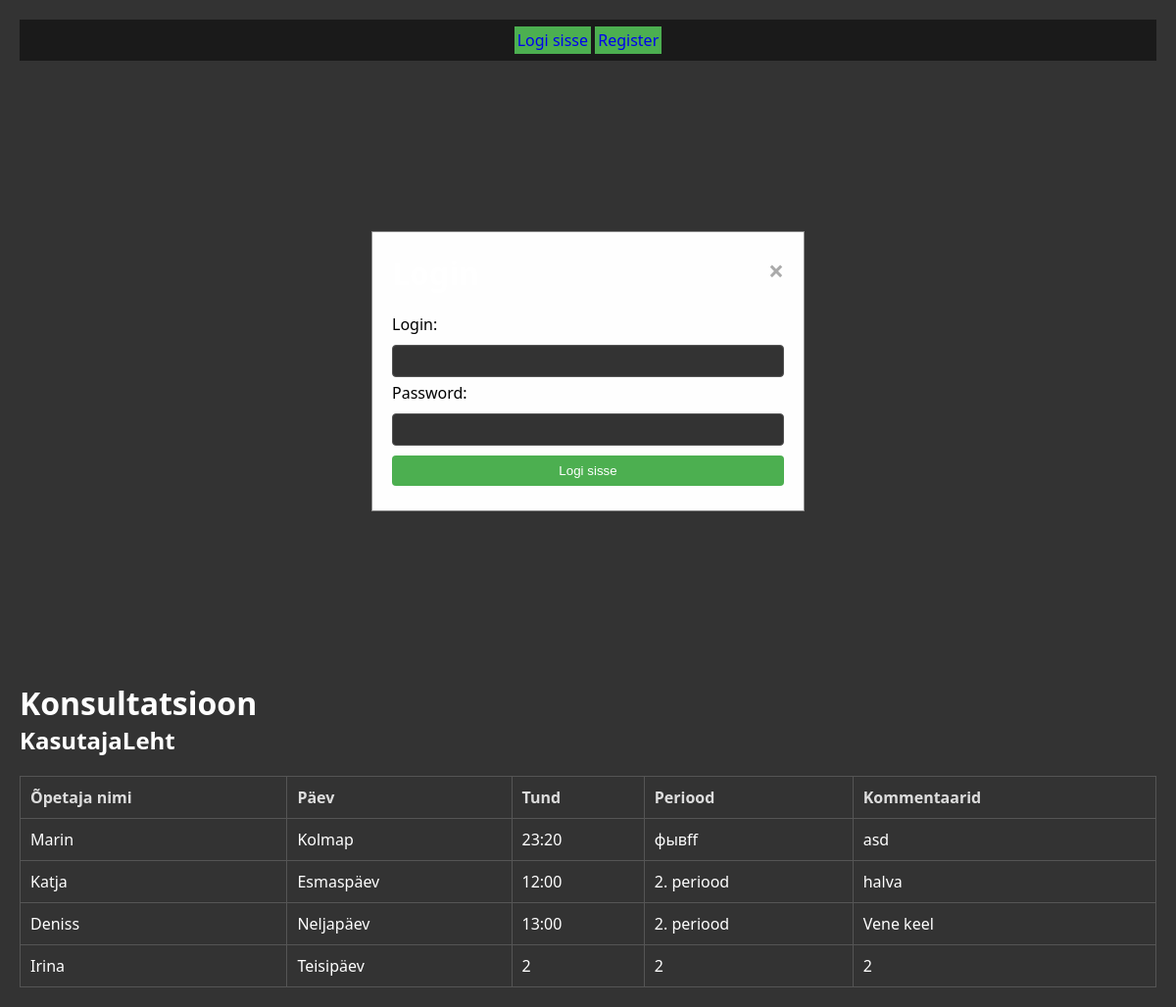
Screenshot of /kons/haldusleht.php with the database file from the repository.
### tables this page shows
CREATE TABLE `konsultatsioon` (
  `id` int(11) NOT NULL,
  `nimi` varchar(255) NOT NULL,
  `päev` varchar(50) NOT NULL,
  `tund` varchar(50) NOT NULL,
  `klassiruum` varchar(50) DEFAULT NULL,
  `periood` varchar(50) NOT NULL,
  `kommentaar` text DEFAULT NULL
);

### kons/haldusleht.php (the view, shortened to what this page needs)
<!doctype html>
<html lang="et">
<head>
    <link rel="stylesheet" href="style.css">
</head>
<body>
<header>
    <?php
    if (isset($_SESSION['kasutajanimi'])) {
        ?>
        <h1>Tere, <?= $_SESSION['kasutajanimi'] ?></h1>
        <a href="logout.php">Logi välja</a>
        <?php
    } else {
        ?>
        <a href="#" onclick="openModal()">Logi sisse</a>
        <a href="register.php">Register</a>
        <?php
    }
    ?>
</header>
<div id="loginModal" class="modal">
    <div class="modal-content">
        <span class="close" onclick="closeModal()">&times;</span>
        <h1>Login</h1>
        <form id="loginForm" action="login.php" method="post">
            <label for="login">Login:</label>
            <input type="text" name="login" required>
            <br>
            <label for="pass">Password:</label>
            <input type="password" name="pass" required>
            <br>
            <input type="submit" value="Logi sisse">
        </form>
    </div>
</div>
<h1>Konsultatsioon</h1>
<h2>KasutajaLeht</h2>
<table>
    <tr>
        <th>Õpetaja nimi</th>
        <th>Päev</th>
        <th>Tund</th>
        <th>Periood</th>
        <th>Kommentaarid</th>
    </tr>
    <?php
    global $yhendus;
    $kask = $yhendus->prepare("SELECT id, nimi, päev, tund, kommentaar, periood FROM konsultatsioon");
    $kask->bind_result($id, $nimi, $paev,$tund, $kommentaar, $periood);
    $kask->execute();
    while ($kask->fetch()) {
        echo "<tr>";
        echo "<td>" . $nimi . "</td>";
        echo "<td>" . $paev . "</td>";
        echo "<td>" . $tund . "</td>";
        echo "<td>" . $periood . "</td>";
        echo "<td>" . nl2br(htmlspecialchars($kommentaar)) . "</td>";
        echo "</tr>";
    }
    ?>
</table>
</body>
</html>

### kons/style.css (style rules this page uses)
* { margin: 0; padding: 0; }
body { font-family: 'Segoe UI', Tahoma, Geneva, Verdana, sans-serif; background-color: #333; color: white; margin: 20px; }
header { background-color: #1a1a1a; padding: 10px; text-align: center; color: #ddd; }
a { padding: 3px; background-color: #4caf50; text-decoration: none; }
form { margin-top: 20px; }
label { display: block; margin-bottom: 5px; color: #ddd; }
input[type="text"], input[type="password"], input[type="submit"] { text-align: center; width: 100%; padding: 8px; margin: 5px 0; box-sizing: border-box; border: 1px solid #555; border-radius: 4px; background-color: #333; color: #ddd; }
input[type="submit"] { background-color: #4caf50; color: #fff; cursor: pointer; border: none; border-radius: 4px; }
table { width: 100%; border-collapse: collapse; margin-top: 20px; }
th, td { border: 1px solid #555; padding: 10px; text-align: left; }
th { background-color: #333; color: #ddd; }
.modal-content { background-color: #fefefe; margin: 10% auto; padding: 20px; border: 1px solid #888; width: 80%; max-width: 400px; }
.modal-content { background-color: #fefefe; margin: 15% auto; padding: 20px; border: 1px solid #888; width: 40%; }
.close { color: #aaa; float: right; font-size: 28px; font-weight: bold; }
label { color:black; }

### rows the page displays
konsultatsioon: nimi "Marin", päev "Kolmap", tund "23:20", periood "фывff", kommentaar "asd"
konsultatsioon: nimi "Katja", päev "Esmaspäev", tund "12:00", periood "2. periood", kommentaar "halva"
konsultatsioon: nimi "Deniss", päev "Neljapäev", tund "13:00", periood "2. periood", kommentaar "Vene keel"
konsultatsioon: nimi "Irina", päev "Teisipäev", tund "2", periood "2", kommentaar "2"
